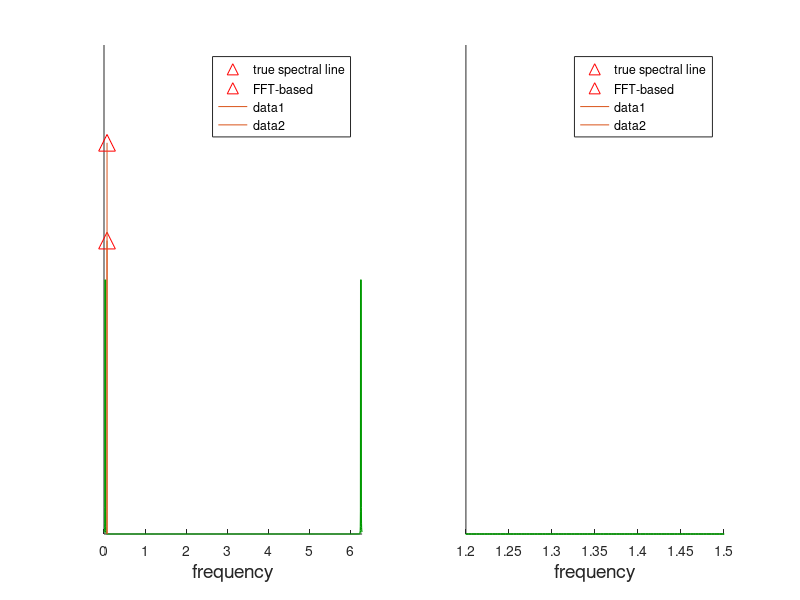

This figure's MATLAB source: (Note: this script raises an error after producing the figure.)
%% demo: compares fft-based estimation with high resolution
%               1) spectral envelopes, 
%               2) subspace methods, and
%               3) maximum entropy
%
% the term "high resolution" refers to a "tuned-analog" of
% modern nonlinear methods (Capon, subspace, ME) where the
% covariance information used consists of the state-covariance
% of suitably selected "bandpass-like" input-to-state filter


%% SIGNAL = sinusoids + noise
%  Setting up the signal parameters and time history
      N=2048;
      mag0=1.5;mag1=1.5; o1=0.0736; mag2=2; o2=0.0738;
      t=0:N-1; t=t(:);
      %y=mag0*randn(N,1)+mag1*exp(1i*(o1*t+2*pi*rand))+mag2*exp(1i*(o2*t+2*pi*rand));
      x = linspace(0,1, N);
      y = sin(10.52*2*pi*x)+sin(10.56*2*pi*x);
%% plotting the fft-based spectra
NN=2048; th=linspace(0,2*pi,NN);
Y =abs(fft(y,NN))/sqrt(N);
Y =Y.^2;
Y = Y/max(Y)*1.3;
figure(1);
subplot(1,2,1),hold on
                plot(o1, mag1, 'r^','MarkerSize',12);
                plot(o2, mag2, 'r^','MarkerSize',12);
                plot(th,Y,'Color',[0,0.6,0],'LineWidth',1.2),
                legend('true spectral line', 'FFT-based');
                line([o1 o1],[0,mag1]);
                line([o2 o2],[0,mag2]);
                %Arrow([o1 0],[o1,mag1]);
                set(gca,'xlim',[0 2*pi]);
                set(gca,'ylim',[0 2.5]);              
                set(gca,'YTick',[]);
                xlabel('frequency','FontSize',14);

subplot(1,2,2),hold on
               plot(o1, mag1, 'r^','MarkerSize',12);
               plot(o2, mag2, 'r^','MarkerSize',12);
               plot(th,Y,'Color',[0,0.6,0],'LineWidth',1.2),
               legend('true spectral line', 'FFT-based');
               line([o1 o1],[0,mag1]);
               line([o2 o2],[0,mag2]);
               axis([1.2 1.5 0 2.5]);
               set(gca,'YTick',[]);
               xlabel('frequency','FontSize',14);


%% setting up filter parameters and the svd of the input-to-state response
thetamid=0.0737;
[A,B]=rjordan(5,0.999*exp(thetamid*1i));
sv=Rsigma(A,B,th);
figure(2);
plot(th(:),sv(:),'r','LineWidth',1.3); hold on;
[svmax, maxind]=max(sv);
sv3db=svmax*sqrt(2)/2; % -3db value
[vmin, th_min_ind]=min(abs(sv(1:maxind)-sv3db));
thmin=th(th_min_ind);
[vmax, th_max_ind]=min(abs(sv(maxind+1:end)-sv3db));
th_max_ind=th_max_ind+maxind;
thmax=th(th_max_ind);
% plot([thmin thmin], [0 sv3db],'k','LineWidth',1.3);
% plot([thmax thmax], [0 sv3db],'k','LineWidth',1.3);

% for v=0:.4:sv3db
%     h1 = thmin;
%     h2 = thmax;
%     if(v<h1)
%         plot([h1-v h1],[0 v],'Color',[.5,.5,.5]);
%     else
%         plot([0 h1],[v-h1 v],'Color',[.5,.5,.5]);
%     end
%     if(v+h2<2*pi)
%         plot([h2 h2+v],[v 0],'Color',[.5,.5,.5]);
%     else
%         plot([h2 2*pi],[v v+h2-2*pi],'Color',[.5,.5,.5]);
%     end
% end
axis([0 2*pi 0 svmax+1])
set(gca,'YTick',[]);
xlabel('$\|G(e^{i\theta})\|$ v.s. $\theta$', 'Interpreter', 'Latex','FontSize', 16);




%% obtaining state statistics
R=dlsim_real(A,B,y');
%% maximum entropy
figure(3);
spectrum=me(R,A,B,th);
me_burg = pburg(y,5,th);
me_burg = me_burg/max(me_burg)*1.2;
spectrum=spectrum/max(spectrum)*1.2;
subplot(1,2,1),hold on
                plot(o1, mag1, 'r^','MarkerSize',12);
                plot(th, spectrum,'b','LineWidth',1.2);
                plot(th, me_burg,'Color',[0,0.6,0],'LineWidth',1.2);
                legend('true spectral line', 'maximum entropy spectrum', 'Burg method');
                Arrow([o1 o2],[mag1,mag2]);
                set(gca,'xlim',[0 2*pi]);
                set(gca,'ylim',[0 2.5]);
                k=15;
                windowspec=max(spectrum)/2;
                plot([thmin thmin], [0 windowspec],'k','LineWidth',1.3);
                plot([thmax thmax], [0 windowspec],'k','LineWidth',1.3);
                for v=0:windowspec/10:windowspec
                    h1 = thmin;
                    h2 = thmax;
                    if(k*v<h1)
                        plot([h1-k*v h1],[0 v],'Color',[.5,.5,.5]);
                    else
                        plot([0 h1],[v-h1/k v],'Color',[.5,.5,.5]);
                    end
                    if(k*v+h2<2*pi)
                        plot([h2 h2+k*v],[v 0],'Color',[.5,.5,.5]);
                    else
                        plot([h2 2*pi],[v v-(-h2+2*pi)/k],'Color',[.5,.5,.5]);
                    end
                end
                
                set(gca,'YTick',[]);
                xlabel('frequency','FontSize',14);
                

subplot(1,2,2),hold on
                plot(o1, mag1, 'r^','MarkerSize',12);
                plot(th,spectrum,'b','LineWidth',1.2);
                plot(th, me_burg,'Color',[0,0.6,0],'LineWidth',1.2);
                legend('true spectral line', 'maximum entropy spectrum', 'Burg method');
                Arrow([o1 o2],[mag1,mag2]);
                axis([thmin thmax 0 3]);
                set(gca,'YTick',[]);
                xlabel('frequency','FontSize',14);
  
              
%% subspace method
figure(4);
[omegas,residues]=sm(R,A,B,2);
Ac=compan(eye(1,6));
Bc=eye(5,1);
That=dlsim_complex(Ac,Bc,y');
[w_esprit,r_esprit]=sm(That,Ac,Bc,2);
residues=residues*1.6;
r_esprit=r_esprit*.65;
subplot(1,2,1),hold on
               plot(o1, mag1, 'r^','MarkerSize',12);
               plot(omegas(1), residues(1), 'b^','MarkerSize',12);
               plot(w_esprit(1), r_esprit(1),'^','Color',[0,0.6,0],'MarkerSize',12);
               legend('true spectral line', 'subspace method spectral line', 'ESPRIT spectral line');
               Arrow([o1 o2],[mag1 mag2]);
               Arrowb(omegas,residues);
               Arrowg(w_esprit,r_esprit);               
                k=15;
                windowspec=max(spectrum)/2;
                plot([thmin thmin], [0 windowspec],'k','LineWidth',1.3);
                plot([thmax thmax], [0 windowspec],'k','LineWidth',1.3);
                for v=0:windowspec/10:windowspec
                    h1 = thmin;
                    h2 = thmax;
                    if(k*v<h1)
                        plot([h1-k*v h1],[0 v],'Color',[.5,.5,.5]);
                    else
                        plot([0 h1],[v-h1/k v],'Color',[.5,.5,.5]);
                    end
                    if(k*v+h2<2*pi)
                        plot([h2 h2+k*v],[v 0],'Color',[.5,.5,.5]);
                    else
                        plot([h2 2*pi],[v v-(-h2+2*pi)/k],'Color',[.5,.5,.5]);
                    end
                end
               set(gca,'xlim',[0 2*pi]);
               set(gca,'ylim',[0 2.5]),
               set(gca,'YTick',[]);
               xlabel('frequency','FontSize',14);

subplot(1,2,2),hold on
               plot(o1, mag1, 'r^','MarkerSize',12);
               plot(omegas(1), residues(1), 'b^','MarkerSize',12);
               plot(w_esprit(2), r_esprit(2),'^','Color',[0,0.6,0],'MarkerSize',12);
               legend('true spectral line', 'subspace method spectral line','ESPRIT spectral line');
               Arrow([o1 o2],[mag1 mag2]);
               Arrowb(omegas,residues);
               Arrowg(w_esprit,r_esprit);
               axis([thmin thmax 0 3]);
               set(gca,'YTick',[]);
               xlabel('frequency','FontSize',14);
 %% spectral evelop% sqrtrho=envlp(P,Ah,bh,th,.2);
figure(5);
rhohalf=envlp(R,A,B,th);
rho = rhohalf.^2;
subplot(1,2,1),hold on
               plot(o1, mag1, 'r^','MarkerSize',12);
               plot(th,rho,'b','LineWidth',1.2),
               legend('true spectral line', 'spectral envelop');
               Arrow([o1 o2],[mag1 mag2]);
               k=1;
                windowspec=max(rho);
                plot([thmin thmin], [0 windowspec],'k','LineWidth',1.3);
                plot([thmax thmax], [0 windowspec],'k','LineWidth',1.3);
                for v=0:windowspec/20:windowspec
                    h1 = thmin;
                    h2 = thmax;
                    if(k*v<h1)
                        plot([h1-k*v h1],[0 v],'Color',[.5,.5,.5]);
                    else
                        plot([0 h1],[v-h1/k v],'Color',[.5,.5,.5]);
                    end
                    if(k*v+h2<2*pi)
                        plot([h2 h2+k*v],[v 0],'Color',[.5,.5,.5]);
                    else
                        plot([h2 2*pi],[v v-(-h2+2*pi)/k],'Color',[.5,.5,.5]);
                    end
                end
               set(gca,'xlim',[0 2*pi]),
               set(gca,'ylim',[0 max(rho)+10]),
               set(gca,'YTick',[]);
               xlabel('frequency','FontSize',14);
subplot(1,2,2),hold on
               plot(o1, mag1, 'r^','MarkerSize',12);
               plot(th,rho,'b','LineWidth',1.2),
               legend('true spectral line', 'spectral envelop');
               Arrow([o1 o2],[mag1 mag2]);
               axis([thmin thmax 0 3]);
               set(gca,'YTick',[]);
               xlabel('frequency','FontSize',14);
%% moving average decomposition
T=ToepProj(That);
[Ts, Tma]=MA_decomp(T,1);
r_ma=[fliplr(Tma(1,:)) Tma(1,2:end)];
p_ma=abs(fft(r_ma,length(th)));
[w_s,r_s]=sm(Ts,Ac,Bc,rank(Ts,0.001));
figure(6);clf

subplot(1,2,1),hold on
               plot(o1, mag1, 'r^','MarkerSize',12);
               plot(w_s(1), r_s(1), 'b^','MarkerSize',12);
               plot(th,p_ma,'Color',[0,0.6,0],'LineWidth',1.2);
               legend('true spectral line', 'estimated spectral line', 'MA spectrum');
               Arrow([o1 o2], [mag1 mag2],12);
               Arrowb(w_s,r_s,12);
               k=15;
               windowspec=max(spectrum)/2;
               plot([thmin thmin], [0 windowspec],'k','LineWidth',1.3);
               plot([thmax thmax], [0 windowspec],'k','LineWidth',1.3);
               for v=0:windowspec/10:windowspec
                    h1 = thmin;
                    h2 = thmax;
                    if(k*v<h1)
                        plot([h1-k*v h1],[0 v],'Color',[.5,.5,.5]);
                    else
                        plot([0 h1],[v-h1/k v],'Color',[.5,.5,.5]);
                    end
                    if(k*v+h2<2*pi)
                        plot([h2 h2+k*v],[v 0],'Color',[.5,.5,.5]);
                    else
                        plot([h2 2*pi],[v v-(-h2+2*pi)/k],'Color',[.5,.5,.5]);
                    end
                end
               set(gca,'xlim',[0 2*pi]);
               set(gca,'ylim',[0 5]),
               set(gca,'YTick',[]);
               XLabel('frequency','FontSize',14);

subplot(1,2,2),hold on
               plot(o1, mag1, 'r^','MarkerSize',12);
               plot(w_s(1), r_s(1), 'b^','MarkerSize',12);
               legend('true spectral line', 'estimated spectral line');
               Arrow([o1 o2], [mag1 mag2],12);
               Arrowb(w_s,r_s,12);
               axis([thmin thmax 0 3]);
               set(gca,'YTick',[]);
               XLabel('frequency','FontSize',14);
